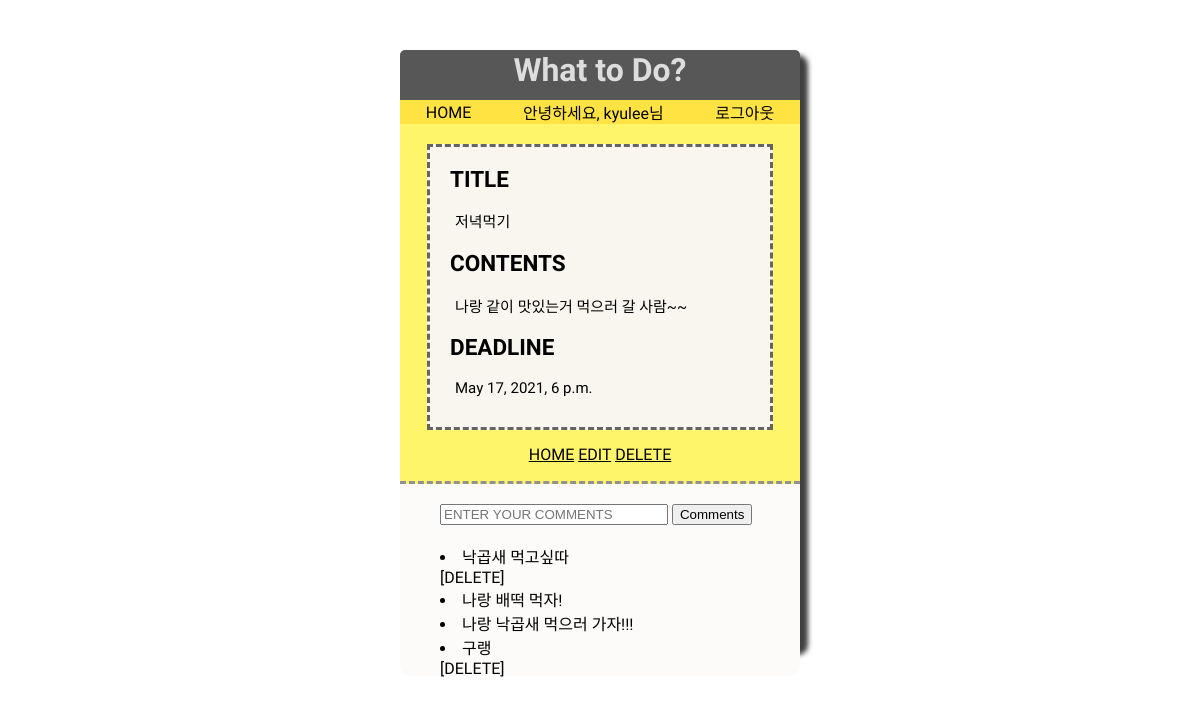
/detail/15 (signed in), run on the app's committed database.
### app/models.py (models this page shows, shortened)
class Post(models.Model):
    title = models.CharField(max_length=200)
    content = models.TextField()
    deadline = models.DateTimeField(null= True, blank = True)
    author = models.ForeignKey(User, on_delete=models.CASCADE, related_name = 'posts', null = True, default= None)

class Comment(models.Model):
    post = models.ForeignKey(Post, on_delete=models.CASCADE, related_name='comments')
    content = models.TextField()
    author = models.ForeignKey(User, on_delete=models.CASCADE, related_name = 'comments', null =True, default = None)

### app/views.py (the view, shortened to what this page needs)
# urls.py: path('detail/<int:post_pk>', views.detail, name="detail"),
def detail(request, post_pk):
    post = Post.objects.get(pk=post_pk)
    return render(request, 'detail.html', {'post':post})

### app/templates/detail.html (shortened to what this page needs)
<!DOCTYPE html>
<html lang="en">
<head>
    {% load static %}
    <link rel="stylesheet" type ="text/css" href = "{% static 'detail.css' %}">
</head>
<body>
    <div class = container>
        <div class = "title">
            <h1> What to Do?</h1>
        </div>
        <div class = "nav-bar">
            <a class = "nav-item" href ="{% url 'home' %}">HOME</a>
            {% if user.is_authenticated %}
            <a class = "nav-item">안녕하세요, {{ user.username }}님</a>
            <a class = "nav-item" href = "{% url 'logout' %}">로그아웃</a>
            {% else %}
            <a claee = "nav-item" href = "{% url 'login' %}">로그인</a>
            <a class = "nav-item" href = "{% url 'signup' %}">회원가입</a>
            <a class = "nav-item">로그아웃</a>
            {% endif %}
        </div>
        <div class=box>
            <div>
                <h2>TITLE</h2>
                <p>{{	post.title }}</p>
            </div>
            <div>
                <h2>CONTENTS</h2>
                <p>{{ post.content }}</p>
            </div>
            <div>
                <h2>DEADLINE</h2>
                <p>{{post.deadline}}</p>
            </div>
        </div>
        <div class = bar>
            <a href="{%	url 'home'	%}">HOME</a>
            {% if user.is_authenticated and post.author.pk == user.pk %}
            <a href="{% url 'edit' post.pk %}">EDIT</a>
            <a href="{% url 'delete' post.pk %}">DELETE</a>
            {% endif %}
        </div>
        <div class = comment>
            {% if user.is_authenticated %}
            <form method="POST">
                <input class = "comment_box" type="text" name="content" placeholder= "ENTER YOUR COMMENTS">
                <button type="submit">Comments</button>
            </form>
            {% endif %}
            <br>
            {% for comment in post.comments.all %}
            <li>{{ comment.content }}</li>
                {% if user.is_authenticated and comment.author.pk == user.pk %}
                    <a class= "delete" href = "{% url 'delete_comment' post.pk comment.pk %}">[DELETE]</a>
                {% endif %}
            {% endfor %}
        </div>
    </div>
</body>
</html>

### app/static/detail.css (style rules this page uses)
body { background-image: url('https://cdn.crowdpic.net/list-thumb/thumb_l_BD9725CBE59C9229B808928D5FEDA1EA.jpg'); font-family: 'Roboto Mono', monospace; font-family: 'Do Hyeon', sans-serif; }
.title { margin-top: 0; margin-left:0; margin-right:0; border-top-left-radius: 5px; border-top-right-radius: 5px; height: 50px; background-color: rgb(87, 87, 87); border:3px; z-index: 3; display: flex; color:rgb(221, 221, 221); }
h1 { margin-top: 1px; margin-right: auto; margin-left: auto; }
.container { margin-top: 50px; width:400px; height:600px; border: 0px solid rgb(255, 225, 54); border-radius: 10px; margin-right: auto; margin-left: auto; box-shadow: 8px 5px 5px rgb(63, 63, 63); background-color: rgb(255, 245, 106); z-index: 1; }
.box { font-size: 15px;; margin-top: 20px; margin-right: auto; margin-left: auto; width: 320px; height: 280px; border: 3px dashed rgb(100, 100, 100); background-color: rgb(248, 246, 238); text-decoration: none; padding-left: 20px; }
.box p { margin: 5px; }
.bar { margin-top: 15px; padding-bottom: 17px; margin-right: auto; margin-left: auto; text-align: center; border-bottom: 3px dashed rgb(145, 145, 145); }
a { color: black; }
.comment { height:120px; text-align: left; padding-top: 20px; padding-left: 40px; background-color: rgb(252, 251, 249); margin-bottom: 0; padding-bottom: 52px; border-bottom-left-radius: 10px; border-bottom-right-radius: 10px; }
.comment_box { width: 220px; }
.delete { text-decoration-line: none; }
.nav-bar { width: 100%; background-color: #ffe343; display: flex; justify-content: space-around; align-items: center; }
.nav-item { color: black; text-decoration: none; }

### data on the page
Post: title "저녁먹기", content "나랑 같이 맛있는거 먹으러 갈 사람~~", deadline "May 17, 2021, 6 p.m."
Comment: content "낙곱새 먹고싶따", shows "[DELETE]"
Comment: content "나랑 배떡 먹자!"
Comment: content "나랑 낙곱새 먹으러 가자!!!"
Comment: content "구랭", shows "[DELETE]"

### other printed values
{{ user.username }} "kyulee"
